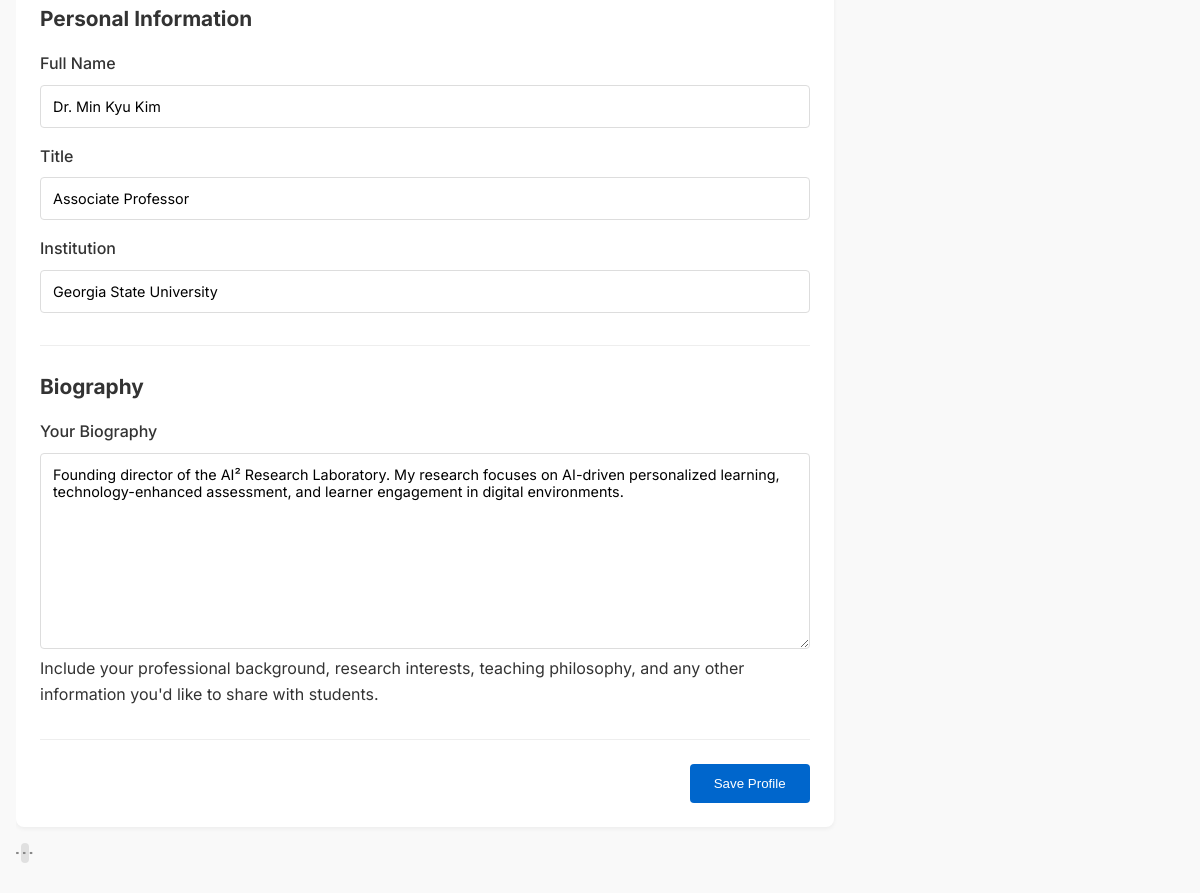
The page /profile/ (signed in, middle part) on the database as committed earlier.
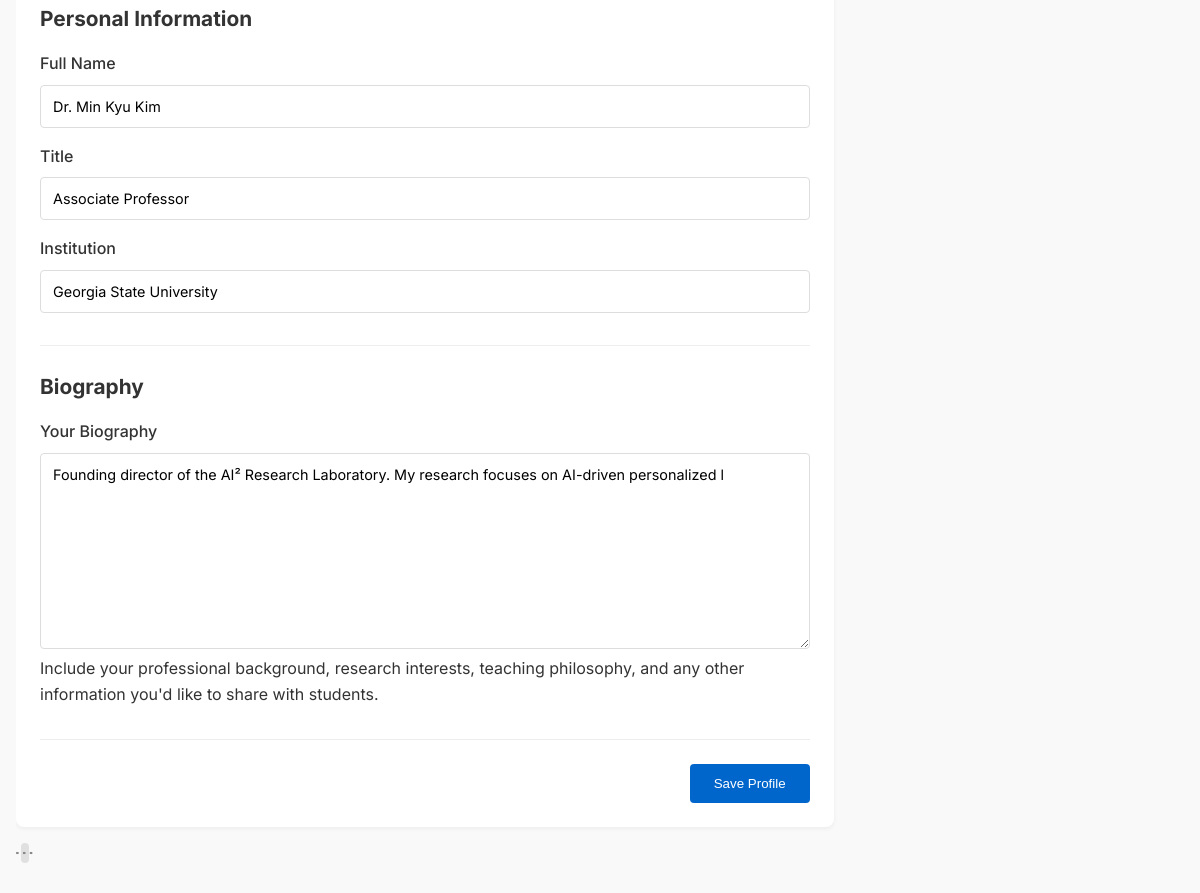
The same page on the database as committed later.
### aim_high_app/models.py (models this page shows, shortened)
class InstructorProfile(models.Model):
    user = models.OneToOneField(User, on_delete=models.CASCADE, related_name='instructor_profile')
    full_name = models.CharField(max_length=255)
    title = models.CharField(max_length=255)
    institution = models.CharField(max_length=255)
    department = models.CharField(max_length=255)
    bio = models.TextField()
    research_interests = models.TextField()
    personal_background = models.TextField()
    faith_statement = models.TextField(blank=True, null=True)

### aim_high_app/views.py (the view)
# urls.py: path('profile/', views.instructor_profile, name='profile'),
@login_required
def instructor_profile(request):
    instructor, created = InstructorProfile.objects.get_or_create(
        defaults={
            'full_name': 'Dr. Min Kyu Kim',
            'title': 'Associate Professor',
            'institution': 'Georgia State University',
            'department': 'Learning Sciences',
            'bio': 'Founding director of the AI² Research Laboratory. My research focuses on AI-driven personalized learning, technology-enhanced assessment, and learner engagement in digital environments.',
            'research_interests': 'AI in education, learning analytics, educational technology',
            'personal_background': 'I was born and raised in Korea before pursuing my graduate studies in the United States.',
            'faith_statement': 'Faith is an important part of my life, and as a sincere Christian, I strive to live by values of integrity, kindness, and purpose.'
        }
    )
    return render(request, 'aim_high_app/profile.html', {'instructor': instructor})

### aim_high_app/templates/aim_high_app/profile.html (shortened to what this page needs)
{% extends "aim_high_app/base.html" %}
{% block content %}
<div class="profile-editor">
    <form id="profile-form">
        <div class="form-section">
            <h2>Personal Information</h2>
            <div class="form-group">
                <label for="full-name">Full Name</label>
                <input type="text" id="full-name" name="full_name" value="{{ instructor.full_name }}" required>
            </div>
            <div class="form-group">
                <label for="title">Title</label>
                <input type="text" id="title" name="title" value="{{ instructor.title }}">
            </div>
            <div class="form-group">
                <label for="institution">Institution</label>
                <input type="text" id="institution" name="institution" value="{{ instructor.institution }}">
            </div>
        </div>
        <div class="form-section">
            <h2>Biography</h2>
            <div class="form-group">
                <label for="bio">Your Biography</label>
                <textarea id="bio" name="bio" rows="10">{{ instructor.bio }}</textarea>
                <p class="form-hint">Include your professional background, research interests, teaching philosophy, and any other information you'd like to share with students.</p>
            </div>
        </div>
        <div class="form-actions">
            <button type="submit" class="primary-button">Save Profile</button>
        </div>
    </form>
</div>
{% endblock %}

Rows that differ between the two databases and show on the page:
changed InstructorProfile "Dr. Min Kyu Kim": bio "…focuses on AI-driven personalized learning, technology-enhanced assessment, and learner engagement in digital environments." → "Founding director of the AI² Research Laboratory. My research focuses on AI-driven personalized l"
